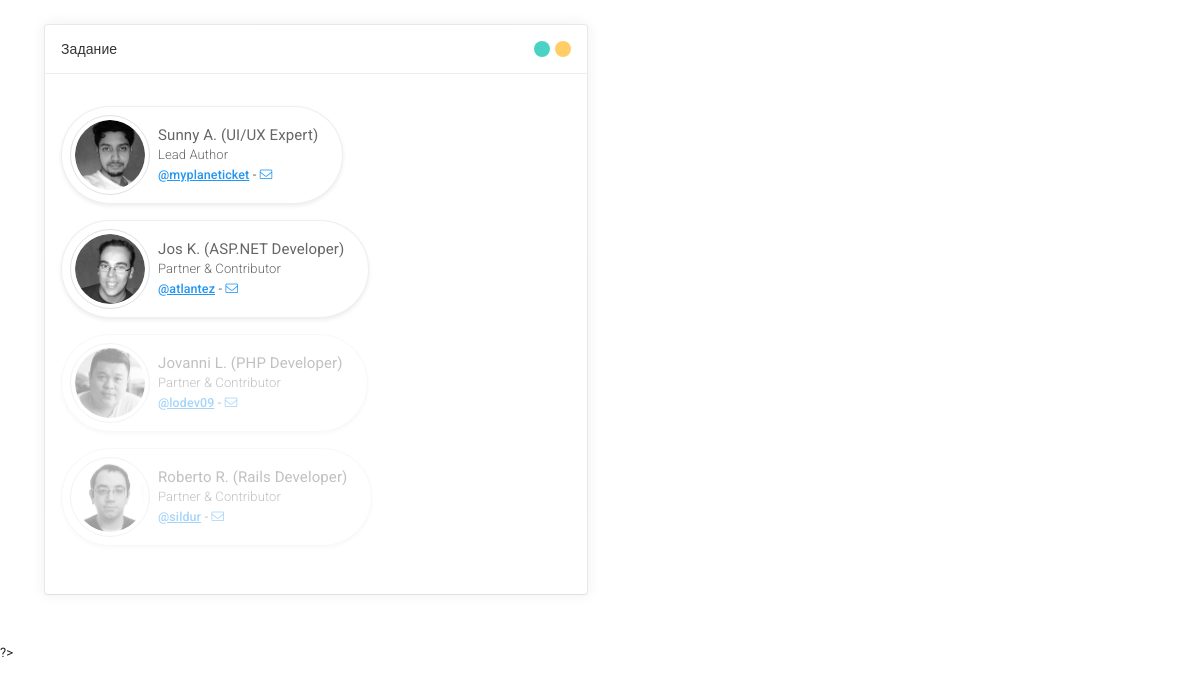
/tasks/task_7.php, run on the app's committed database.
### tables this page shows
CREATE TABLE `users` (
  `id` int NOT NULL,
  `banned` varchar(255) NOT NULL,
  `img src` varchar(255) NOT NULL,
  `img alt` varchar(50) NOT NULL,
  `name` varchar(255) NOT NULL,
  `position` varchar(255) NOT NULL,
  `twitter` varchar(255) NOT NULL,
  `wrapbootstrap link` varchar(255) NOT NULL,
  `wrapbootstrap title` varchar(255) NOT NULL
);

### tasks/task_7.php (the view, shortened to what this page needs)
<?php
$conn = mysqli_connect(SERVER, USER, PASSWORD, DB);
$sql = "SELECT * FROM users";
$result = mysqli_query($conn, $sql);
$users = [];
if (mysqli_num_rows($result) > 0) {
    while ($row = mysqli_fetch_assoc($result)) {
        $users[] = $row;
    }
}
?>
<!DOCTYPE html>
<html lang="en">
<head>
    <link id="vendorsbundle" rel="stylesheet" media="screen, print" href="css/vendors.bundle.css">
    <link id="appbundle" rel="stylesheet" media="screen, print" href="css/app.bundle.css">
    <link id="myskin" rel="stylesheet" media="screen, print" href="css/skins/skin-master.css">
    <link rel="stylesheet" media="screen, print" href="css/statistics/chartist/chartist.css">
    <link rel="stylesheet" media="screen, print" href="css/miscellaneous/lightgallery/lightgallery.bundle.css">
    <link rel="stylesheet" media="screen, print" href="css/fa-solid.css">
    <link rel="stylesheet" media="screen, print" href="css/fa-brands.css">
    <link rel="stylesheet" media="screen, print" href="css/fa-regular.css">
</head>
<body class="mod-bg-1 mod-nav-link ">
<main id="js-page-content" role="main" class="page-content">
    <div class="col-md-6">
        <div id="panel-1" class="panel">
            <div class="panel-hdr">
                <h2>
                    Задание
                </h2>
                <div class="panel-toolbar">
                    <button class="btn btn-panel waves-effect waves-themed" data-action="panel-collapse"
                            data-toggle="tooltip" data-offset="0,10" data-original-title="Collapse"></button>
                    <button class="btn btn-panel waves-effect waves-themed" data-action="panel-fullscreen"
                            data-toggle="tooltip" data-offset="0,10" data-original-title="Fullscreen"></button>
                </div>
            </div>
            <div class="panel-container show">
                <div class="panel-content">
                    <div class="d-flex flex-wrap demo demo-h-spacing mt-3 mb-3">
                        <?php foreach ($users as $key => $out): ?>
                            <div class="<?php echo $out['banned'] == 'banned' ? 'banned' : '' ?> rounded-pill bg-white shadow-sm p-2 border-faded mr-3 d-flex flex-row align-items-center justify-content-center flex-shrink-0">
                                <img src="img/demo/authors/<?php echo $out['img src'] ?>"
                                     alt="<?php echo $out['img alt'] ?>"
                                     class="img-thumbnail img-responsive rounded-circle"
                                     style="width:5rem; height: 5rem;">
                                <div class="ml-2 mr-3">
                                    <h5 class="m-0">
                                        <?php echo $out['name'] ?>
                                        <small class="m-0 fw-300">
                                            <?php echo $out['position'] ?>
                                        </small>
                                    </h5>
                                    <a href="https://twitter.com/<?php echo $out['twitter'] ?>" class="text-info fs-sm"
                                       target="_blank"><?php echo $out['twitter'] ?></a>
                                    -
                                    <a href="https://wrapbootstrap.com/user/<?php echo $out['wrapbootstrap link'] ?>"
                                       class="text-info fs-sm"
                                       target="_blank" title="<?php echo $out['wrapbootstrap title'] ?>"><i
                                                class="fal fa-envelope"></i></a>
                                </div>
                            </div>
                        <?php endforeach ?>
                    </div>
                </div>
            </div>
        </div>
    </div>
</main>
</body>
</html>

### data on the page
users: img src (picture), name "Sunny A. (UI/UX Expert)", position "Lead Author", twitter "@myplaneticket"
users: img src (picture), name "Jos K. (ASP.NET Developer)", position "Partner & Contributor", twitter "@atlantez"
users: img src (picture), name "Jovanni L. (PHP Developer)", position "Partner & Contributor", twitter "@lodev09"
users: img src (picture), name "Roberto R. (Rails Developer)", position "Partner & Contributor", twitter "@sildur"
